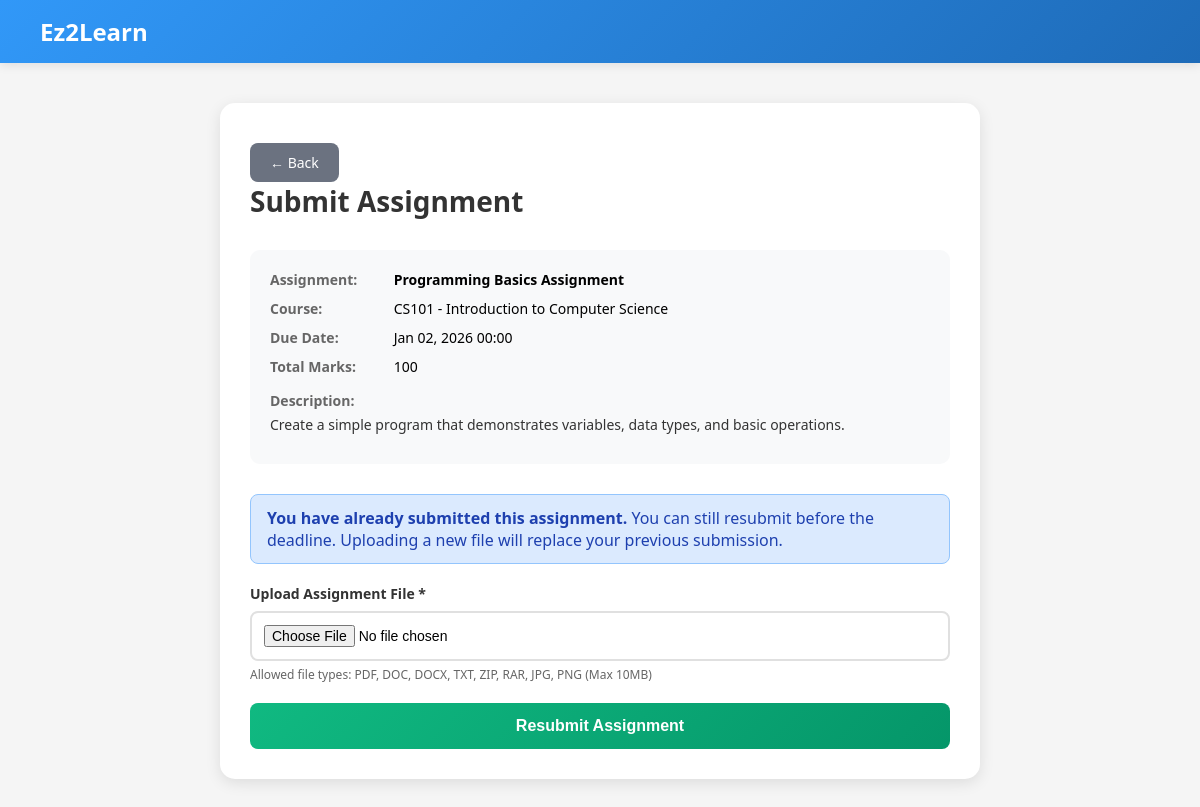
Screenshot of /student/module-assignments/submit-assignment.php?assignment_id=1 (signed in) with the database file from the repository.
### tables this page shows
CREATE TABLE assignments (
    assignment_id INT AUTO_INCREMENT PRIMARY KEY,
    course_id INT NOT NULL,
    lecturer_id INT NOT NULL,
    title VARCHAR(150) NOT NULL,
    description TEXT,
    due_date DATE,
    total_marks INT,
    FOREIGN KEY (course_id) REFERENCES courses(course_id),
    FOREIGN KEY (lecturer_id) REFERENCES users(user_id)
);

CREATE TABLE courses (
    course_id INT AUTO_INCREMENT PRIMARY KEY,
    course_code VARCHAR(20) UNIQUE NOT NULL,
    course_name VARCHAR(100) NOT NULL,
    description TEXT,
    status ENUM('open','closed') DEFAULT 'open'
);

### student/module-assignments/submit-assignment.php (the view, shortened to what this page needs)
<?php
$db_host = 'localhost';
$db_user = 'root';
$db_pass = '';
$db_name = 'ez2learn';
$conn = mysqli_connect($db_host, $db_user, $db_pass, $db_name);
$student_id = $_SESSION['user_id'] ?? 0;
$assignment_id = (int)($_GET['assignment_id'] ?? 0);
$assignment_query = "
    SELECT a.*, c.course_code, c.course_name
    FROM assignments a
    INNER JOIN enrollments e ON a.course_id = e.course_id
    LEFT JOIN courses c ON a.course_id = c.course_id
    WHERE a.assignment_id = ? AND e.student_id = ?
";
$stmt = mysqli_prepare($conn, $assignment_query);
mysqli_stmt_bind_param($stmt, "ii", $assignment_id, $student_id);
mysqli_stmt_execute($stmt);
$result = mysqli_stmt_get_result($stmt);
$assignment = mysqli_fetch_assoc($result);
$check_submission = mysqli_prepare($conn, "SELECT submission_id, file_path FROM submissions WHERE assignment_id = ? AND student_id = ?");
mysqli_stmt_bind_param($check_submission, "ii", $assignment_id, $student_id);
mysqli_stmt_execute($check_submission);
$submission_result = mysqli_stmt_get_result($check_submission);
$existing_submission = mysqli_fetch_assoc($submission_result);
?>
<!DOCTYPE html>
<html lang="en">
<head>
</head>
<body>
    <div class="header">
        <div class="header-top">
            <div class="logo-text">Ez2Learn</div>
        </div>
    </div>
    <div class="container">
        <div class="page-container">
            <div class="page-header">
                <a href="index.php" class="btn-back">← Back</a>
                <h1>Submit Assignment</h1>
            </div>
            <div class="assignment-info">
                <div class="info-row">
                    <span class="info-label">Assignment:</span>
                    <strong><?php echo htmlspecialchars($assignment['title']); ?></strong>
                </div>
                <div class="info-row">
                    <span class="info-label">Course:</span>
                    <?php echo htmlspecialchars($assignment['course_code'] . ' - ' . $assignment['course_name']); ?>
                </div>
                <?php if ($assignment['due_date']): ?>
                    <div class="info-row">
                        <span class="info-label">Due Date:</span>
                        <?php
                        $due_date = strtotime($assignment['due_date']);
                        $now = time();
                        if ($due_date < $now) {
                            echo '<span style="color: #ef4444;">' . date('M d, Y H:i', $due_date) . ' (Overdue)</span>';
                        } else {
                            echo date('M d, Y H:i', $due_date);
                        }
                        ?>
                    </div>
                <?php endif; ?>
                <div class="info-row">
                    <span class="info-label">Total Marks:</span>
                    <?php echo $assignment['total_marks'] ?? 'N/A'; ?>
                </div>
                <?php if ($assignment['description']): ?>
                    <div class="info-row" style="margin-top: 15px;">
                        <span class="info-label">Description:</span>
                        <div style="margin-top: 5px; color: #333;"><?php echo nl2br(htmlspecialchars($assignment['description'])); ?></div>
                    </div>
                <?php endif; ?>
            </div>
            <?php
            $is_overdue = false;
            if (!empty($assignment['due_date'])) {
                $due_datetime = strtotime($assignment['due_date'] . ' 23:59:59');
                $is_overdue = time() > $due_datetime;
            }
            ?>
            <?php if (isset($assignment['status']) && $assignment['status'] === 'closed'): ?>
                <div class="alert alert-danger">
                    <strong>⚠️ This assignment is closed.</strong> Submissions are no longer accepted.
                </div>
            <?php elseif ($is_overdue): ?>
                <div class="alert alert-danger">
                    <strong>⚠️ Submission deadline has passed.</strong> You can no longer submit or resubmit this assignment.
                </div>
            <?php elseif ($existing_submission): ?>
                <div class="alert alert-info">
                    <strong>You have already submitted this assignment.</strong> You can still resubmit before the deadline. Uploading a new file will replace your previous submission.
                </div>
            <?php endif; ?>
            <?php
            $form_disabled = (isset($assignment['status']) && $assignment['status'] === 'closed') || $is_overdue;
            ?>
            <form method="POST" enctype="multipart/form-data">
                <div class="form-group">
                    <label class="form-label">Upload Assignment File *</label>
                    <input type="file" name="assignment_file" class="form-control" required accept=".pdf,.doc,.docx,.txt,.zip,.rar,.jpg,.jpeg,.png" <?php echo $form_disabled ? 'disabled' : ''; ?>>
                    <small style="color: #666; font-size: 12px; margin-top: 5px; display: block;">
                        Allowed file types: PDF, DOC, DOCX, TXT, ZIP, RAR, JPG, PNG (Max 10MB)
                    </small>
                </div>
                <button type="submit" name="submit" class="btn-submit" <?php echo $form_disabled ? 'disabled style="opacity: 0.5; cursor: not-allowed;"' : ''; ?>><?php echo $existing_submission ? 'Resubmit Assignment' : 'Submit Assignment'; ?></button>
            </form>
        </div>
    </div>
</body>
</html>

### student/module-assignments/submit-assignment.php (style rules this page uses)
* { margin: 0; padding: 0; box-sizing: border-box; }
body { font-family: 'Segoe UI', Tahoma, Geneva, Verdana, sans-serif; background: #f5f5f5; }
.header { background: linear-gradient(135deg, #3198F8 0%, #1e6bb8 100%); color: white; padding: 0; box-shadow: 0 2px 10px rgba(0, 0, 0, 0.1); }
.header-top { padding: 15px 40px; display: flex; justify-content: space-between; align-items: center; max-width: 1400px; margin: 0 auto; }
.logo-text { font-size: 24px; font-weight: bold; }
.container { max-width: 800px; margin: 40px auto; padding: 0 20px; }
.page-container { background: white; border-radius: 15px; padding: 30px; box-shadow: 0 4px 15px rgba(0, 0, 0, 0.1); }
.page-header { margin-bottom: 30px; }
.page-header h1 { color: #333; font-size: 28px; margin-bottom: 10px; }
.btn-back { background: #6b7280; color: white; border: none; padding: 10px 20px; border-radius: 8px; cursor: pointer; font-size: 14px; text-decoration: none; display: inline-block; margin-top: 10px; }
.assignment-info { background: #f8f9fa; padding: 20px; border-radius: 10px; margin-bottom: 30px; }
.info-row { margin-bottom: 10px; font-size: 14px; }
.info-label { font-weight: 600; color: #666; display: inline-block; min-width: 120px; }
.form-group { margin-bottom: 20px; }
.form-label { display: block; margin-bottom: 8px; font-weight: 600; font-size: 14px; color: #333; }
.form-control { width: 100%; padding: 12px; border: 2px solid #e0e0e0; border-radius: 8px; font-size: 14px; transition: all 0.3s ease; }
.btn-submit { background: linear-gradient(135deg, #10b981 0%, #059669 100%); color: white; border: none; padding: 14px 28px; border-radius: 8px; font-size: 16px; font-weight: 600; cursor: pointer; transition: all 0.3s ease; width: 100%; }
.alert { padding: 12px 16px; border-radius: 8px; margin-bottom: 20px; }
.alert-info { background: #dbeafe; color: #1e40af; border: 1px solid #93c5fd; }

### rows the page displays
assignments: title "Programming Basics Assignment", course.course_name "CS101 - Introduction to Computer Science", due_date "Jan 02, 2026 00:00", total_marks "100", description "Create a simple program that demonstrates variables, data types, and basic operations."
